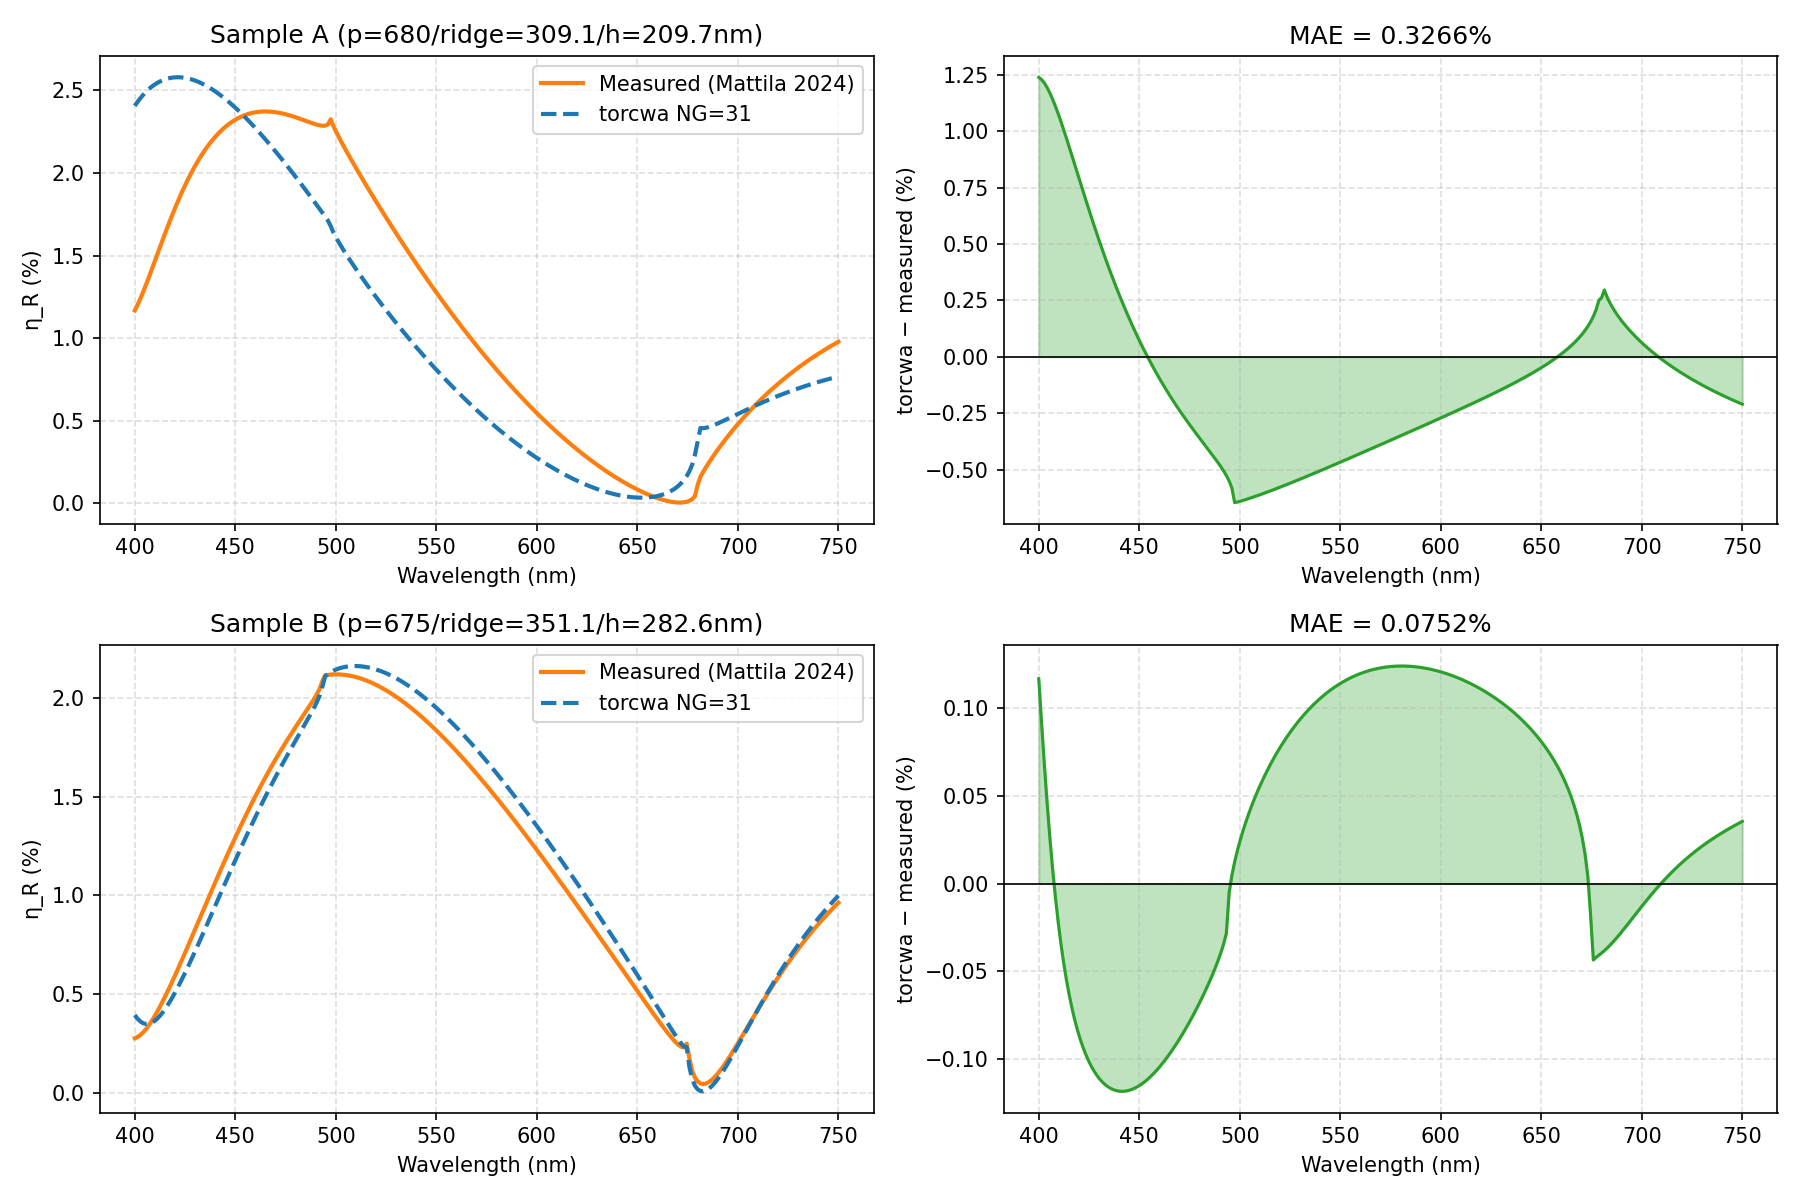

This chart was generated by the following Python code:
"""
Validation against Mattila et al., Meas. Sci. Technol. 35, 085025 (2024).
"Artificial neural network assisted spectral scatterometry for grating quality control"

Structure : SiO2 1D grating on SiO2 substrate
Measurement: spectral reflectance scatterometry, TE (s-pol), normal incidence, 400-750nm
Data       : openly available at https://doi.org/10.23729/7a9bbd75-7b8a-43d5-8c55-489f96e718b7

NOTE on conventions:
  h5 params = [period, height, groove_width, swa_L, swa_R, chm_L, chm_R]
  paper "line width" = period - groove_width  (pillar/ridge width)

Figure 6 samples validated here:
  Sample A: d680_el300 → period=680, pillar=309.1nm, height=209.7nm
  Sample B: d675_el310 in v1_B_256.h5 → period=675, pillar=351nm, height=283nm (if available)

Run on 4070 Super:
    python validate_mattila2024.py
"""
import io, os, sys, time
import numpy as np
import yaml
import torch
import torcwa
import h5py
from scipy.interpolate import interp1d
import matplotlib
matplotlib.use("Agg")
import matplotlib.pyplot as plt

# ── Settings ──────────────────────────────────────────────────────────────────
NG = 31   # SiO2 low contrast: NG=31 converges to within 0.008% of NG=101
NX = 65   # must be ≥ 2*NG+1 = 63 for torcwa FFT indexing

device    = torch.device("cuda" if torch.cuda.is_available() else "cpu")
sim_dtype = torch.complex128

print(f"Device : {device}")
print(f"torcwa : {torcwa.__version__}")

# ── Load SiO2 n,k ─────────────────────────────────────────────────────────────
_DB_CANDIDATES = [
    "/mnt/c/Users/user/.refractiveindex.info-database/data",
    os.path.join(os.path.expanduser("~"), ".refractiveindex.info-database", "data"),
]
DB = next((p for p in _DB_CANDIDATES if os.path.isdir(p)), None)
if DB is None:
    raise RuntimeError("refractiveindex database not found.")

def load_eps(material_path, wavelengths_nm):
    with open(os.path.join(DB, material_path), encoding="utf-8") as f:
        data = yaml.safe_load(f)
    for blk in data["DATA"]:
        dtype = blk["type"].strip()
        rows = np.array([[float(v) for v in ln.split()]
                         for ln in io.StringIO(blk["data"]).readlines() if ln.strip()])
        if dtype == "tabulated n":
            wl_n, n_arr = rows[:, 0] * 1000, rows[:, 1]  # µm→nm
            k_arr = np.zeros_like(n_arr)
        elif dtype == "tabulated nk":
            wl_n, n_arr, k_arr = rows[:, 0] * 1000, rows[:, 1], rows[:, 2]
        elif dtype == "tabulated k":
            wl_k, k_arr_k = rows[:, 0] * 1000, rows[:, 1]

    n_fn = interp1d(wl_n, n_arr, kind="cubic", fill_value="extrapolate")
    k_fn = interp1d(wl_n, k_arr, kind="cubic", fill_value="extrapolate")
    n_v = n_fn(wavelengths_nm)
    k_v = k_fn(wavelengths_nm)
    return (n_v + 1j * k_v) ** 2


# ── torcwa simulation: SiO2 1D grating ────────────────────────────────────────
def simulate(period_nm, pillar_nm, height_nm, wavelengths_nm, eps_sio2):
    """
    period_nm  : grating period (nm)
    pillar_nm  : pillar/ridge width (nm) — NOT groove width
    height_nm  : grating height (nm)
    """
    p = period_nm / 1000   # nm → µm
    w = pillar_nm / 1000
    h = height_nm / 1000
    wl_um = wavelengths_nm / 1000

    results = []
    for i, wl in enumerate(wl_um):
        ep = complex(eps_sio2[i])
        try:
            # 1D grating varies in y (ep_grid[:, :si_cols]) → need NG y-orders, only 1 x-order
            # order=[1, NG] is equivalent to [NG, NG] for this geometry but ~67x less memory
            sim = torcwa.rcwa(
                freq=1.0 / wl,
                order=[1, NG],
                L=[p, p],
                dtype=sim_dtype,
                device=device,
            )
            sim.add_input_layer(eps=torch.tensor(1.0, dtype=sim_dtype, device=device))
            sim.add_output_layer(eps=torch.tensor(ep, dtype=sim_dtype, device=device))
            sim.set_incident_angle(inc_ang=0.0, azi_ang=0.0)  # must be before add_layer

            # 1D SiO2 pillar grating — groove is air (eps=1), ridge is SiO2
            ep_grid = torch.ones(NX, NX, dtype=sim_dtype, device=device)
            sio2_cols = int(NX * (w / p))
            ep_grid[:, :sio2_cols] = ep  # SiO2 ridge occupies left fraction of unit cell

            sim.add_layer(thickness=h, eps=ep_grid)
            sim.source_planewave(amplitude=[1.0, 0.0], direction="forward")
            sim.solve_global_smatrix()

            R_s = sim.S_parameters(
                orders=[0, 0], direction="forward",
                port="reflection", polarization="xx", ref_order=[0, 0],
            )
            results.append(float(abs(R_s) ** 2))
        except Exception:
            # Rayleigh anomaly (Kz=0) at λ ≈ period/m: fill with NaN, interpolate after
            results.append(float("nan"))
        finally:
            try:
                del sim
            except NameError:
                pass
            if device.type == "cuda":
                torch.cuda.empty_cache()

    # Interpolate NaN entries from neighbours
    arr = np.array(results)
    nans = np.isnan(arr)
    if nans.any():
        x = np.arange(len(arr))
        arr[nans] = np.interp(x[nans], x[~nans], arr[~nans])
        print(f"  (interpolated {nans.sum()} Rayleigh-anomaly wavelengths)")
    return arr


# ── Load measured data ─────────────────────────────────────────────────────────
BASE = os.path.dirname(os.path.abspath(__file__))

samples = []

# Sample A: d680_el300 → pillar=680-370.9=309.1nm, h=209.7nm (Fig.6 Sample A)
h5_A = os.path.join(BASE, "v1_A_256.h5")
if os.path.exists(h5_A):
    with h5py.File(h5_A, "r") as f:
        wl_nm  = f["lambda"][:].flatten()
        params = f["params"]["d680_el300"][0]
        eta_r  = f["eta_r"]["d680_el300"][0]
        period, height, groove = params[0], params[1], params[2]
        pillar = period - groove
        samples.append({
            "label": f"Sample A (p={period:.0f}/ridge={pillar:.1f}/h={height:.1f}nm)",
            "period": period, "pillar": pillar, "height": height,
            "wl_nm": wl_nm, "eta_r_meas": eta_r,
        })
    print(f"Loaded Sample A: period={period:.0f}nm  pillar={pillar:.1f}nm  h={height:.1f}nm")
else:
    print("v1_A_256.h5 not found")

# Sample B: from v1_B_256.h5 (different wafer, higher heights ~280nm)
# Fallback: pick a contrasting sample from v1_A_256.h5 if v1_B not available
h5_B = os.path.join(BASE, "v1_B_256.h5")
if os.path.exists(h5_B):
    with h5py.File(h5_B, "r") as f:
        wl_nm_B = f["lambda"][:].flatten()
        print("\nv1_B_256.h5 keys:")
        for key in sorted(f["eta_r"].keys()):
            p = f["params"][key][0]
            pillar_b = p[0] - p[2]
            print(f"  {key}: period={p[0]:.0f}  h={p[1]:.1f}  pillar={pillar_b:.1f}")

        # Find closest to Sample B: p=675, pillar=351, h=283
        best_key = None
        best_err = 1e9
        for key in f["eta_r"].keys():
            p = f["params"][key][0]
            pillar_b = p[0] - p[2]
            err = abs(p[0] - 675) + abs(pillar_b - 351) + abs(p[1] - 283)
            if err < best_err:
                best_err, best_key = err, key

        if best_key:
            params_b = f["params"][best_key][0]
            eta_r_b  = f["eta_r"][best_key][0]
            period_b, height_b, groove_b = params_b[0], params_b[1], params_b[2]
            pillar_b = period_b - groove_b
            samples.append({
                "label": f"Sample B (p={period_b:.0f}/ridge={pillar_b:.1f}/h={height_b:.1f}nm)",
                "period": period_b, "pillar": pillar_b, "height": height_b,
                "wl_nm": wl_nm_B, "eta_r_meas": eta_r_b,
            })
            print(f"\nLoaded Sample B [{best_key}]: period={period_b:.0f}nm  pillar={pillar_b:.1f}nm  h={height_b:.1f}nm")
elif os.path.exists(h5_A):
    # Fallback: use a second contrasting sample from v1_A_256.h5
    FALLBACK_KEY = "d660_el330"  # period=660, pillar=340nm, h=225nm — maximally different from Sample A
    with h5py.File(h5_A, "r") as f:
        wl_nm_B = f["lambda"][:].flatten()
        params_b = f["params"][FALLBACK_KEY][0]
        eta_r_b  = f["eta_r"][FALLBACK_KEY][0]
    period_b, height_b, groove_b = params_b[0], params_b[1], params_b[2]
    pillar_b = period_b - groove_b
    samples.append({
        "label": f"Sample B* (p={period_b:.0f}/ridge={pillar_b:.1f}/h={height_b:.1f}nm) [fallback from A]",
        "period": period_b, "pillar": pillar_b, "height": height_b,
        "wl_nm": wl_nm_B, "eta_r_meas": eta_r_b,
    })
    print(f"v1_B_256.h5 not found — using fallback [{FALLBACK_KEY}]: "
          f"period={period_b:.0f}nm  pillar={pillar_b:.1f}nm  h={height_b:.1f}nm")
else:
    print("v1_B_256.h5 not found — only Sample A will be validated")

# ── Run simulations ────────────────────────────────────────────────────────────
fig, axes = plt.subplots(len(samples), 2, figsize=(12, 4 * len(samples)))
if len(samples) == 1:
    axes = [axes]

maes = []
for i, s in enumerate(samples):
    wl_nm  = s["wl_nm"]
    eps    = load_eps("main/SiO2/nk/Franta.yml", wl_nm)

    print(f"\nSimulating {s['label']} ...")
    t0 = time.perf_counter()
    R_sim = simulate(s["period"], s["pillar"], s["height"], wl_nm, eps)
    dt = time.perf_counter() - t0
    print(f"  Done in {dt:.1f}s")

    eta_meas = s["eta_r_meas"]
    mae = np.abs(R_sim - eta_meas).mean() * 100
    maes.append(mae)
    print(f"  MAE vs measured: {mae:.4f}%")

    ax0, ax1 = axes[i]
    ax0.plot(wl_nm, eta_meas * 100, "C1-",  lw=2, label="Measured (Mattila 2024)")
    ax0.plot(wl_nm, R_sim    * 100, "C0--", lw=2, label=f"torcwa NG={NG}")
    ax0.set_xlabel("Wavelength (nm)")
    ax0.set_ylabel("η_R (%)")
    ax0.set_title(s["label"])
    ax0.legend()
    ax0.grid(True, ls="--", alpha=0.4)

    diff = (R_sim - eta_meas) * 100
    ax1.plot(wl_nm, diff, "C2-", lw=1.5)
    ax1.axhline(0, color="k", lw=0.8)
    ax1.fill_between(wl_nm, diff, alpha=0.3, color="C2")
    ax1.set_xlabel("Wavelength (nm)")
    ax1.set_ylabel("torcwa − measured (%)")
    ax1.set_title(f"MAE = {mae:.4f}%")
    ax1.grid(True, ls="--", alpha=0.4)

plt.tight_layout()
out = os.path.join(BASE, "validate_mattila2024.png")
plt.savefig(out, dpi=150)
print(f"\nSaved: {out}")
print("\n=== SUMMARY ===")
for s, mae in zip(samples, maes):
    status = "PASS" if mae < 2.0 else "CHECK"
    print(f"  {s['label']}: MAE={mae:.4f}%  [{status}]")
